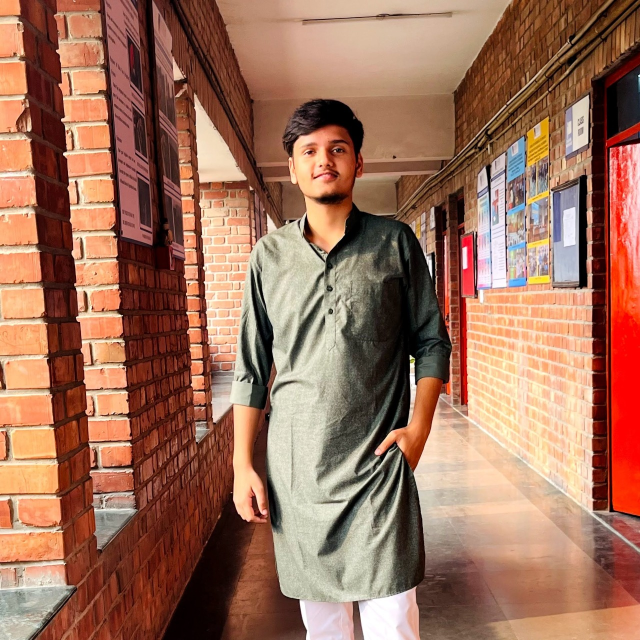
#> input picture person.jpg, 1280 x 1280 px (shown at 1/2 size)
$ python -i utils_mask.py   (imports and definitions only)   (Python 2 division)
#> lines starting #> are read from the running program, lines starting #| are printed output that depends on the picture
# Modified by Tanuj Saxena
import numpy as np
import cv2
import opencv2
from PIL import Image, ImageDraw

label_map = {
    "background": 0,
    "hat": 1,
    "hair": 2,
    "sunglasses": 3,
    "upper_clothes": 4,
    "skirt": 5,
    "pants": 6,
    "dress": 7,
    "belt": 8,
    "left_shoe": 9,
    "right_shoe": 10,
    "head": 11,
    "left_leg": 12,
    "right_leg": 13,
    "left_arm": 14,
    "right_arm": 15,
    "bag": 16,
    "scarf": 17,
}

def extend_arm_mask(wrist, elbow, scale):
  wrist = elbow + scale * (wrist - elbow)
  return wrist

def hole_fill(img):
    img = np.pad(img[1:-1, 1:-1], pad_width = 1, mode = 'constant', constant_values=0)
    img_copy = img.copy()
    mask = np.zeros((img.shape[0] + 2, img.shape[1] + 2), dtype=np.uint8)

    cv2.floodFill(img, mask, (0, 0), 255)
    img_inverse = cv2.bitwise_not(img)
    dst = cv2.bitwise_or(img_copy, img_inverse)
    return dst

# [128 lines left out: functions refine_mask, get_mask_location, not called in this run]

>>> import cv2
>>> picture = cv2.imread('person.jpg', cv2.IMREAD_GRAYSCALE)
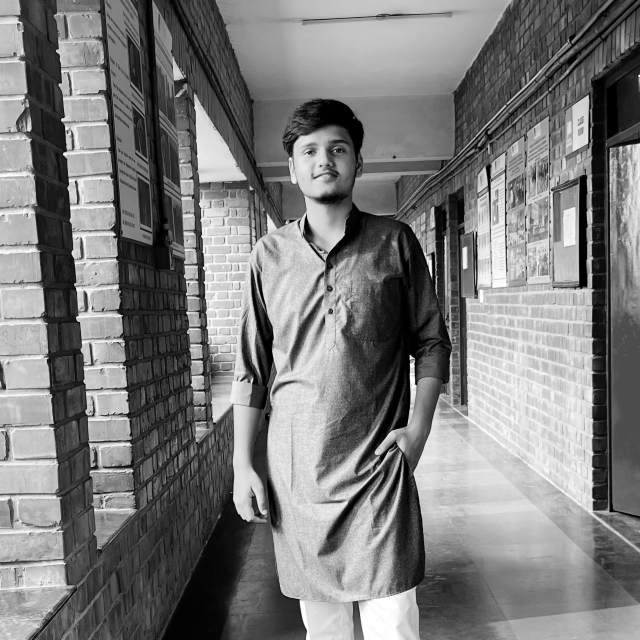
#> picture: shape (1280, 1280) (shown at 1/2 size); min 0, max 255, mean 123.4
>>> result = hole_fill(picture)
#> in hole_fill, `cv2.floodFill(img, mask, (0, 0), 255)`:
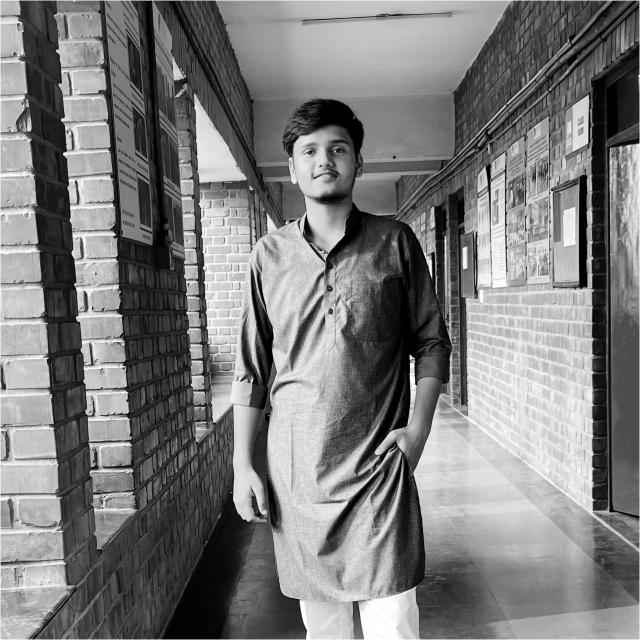
#> img: shape (1280, 1280) (shown at 1/2 size); min 0, max 255, mean 123.7
#> in hole_fill, `img_inverse = cv2.bitwise_not(img)`:
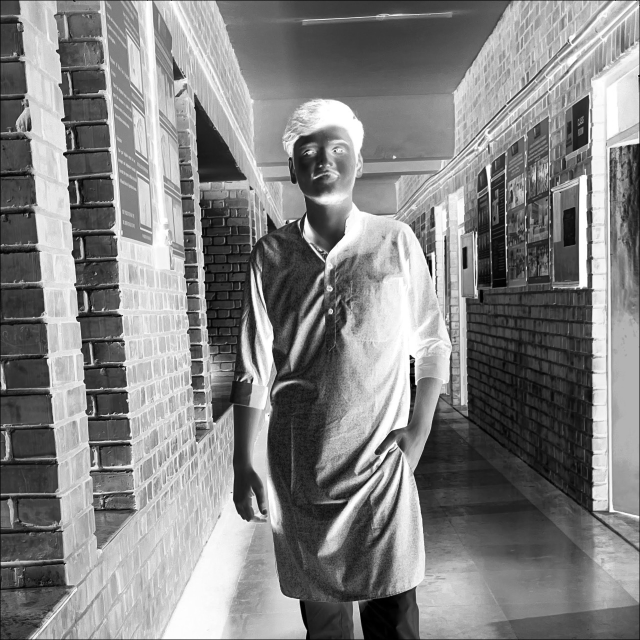
#> img_inverse: shape (1280, 1280) (shown at 1/2 size); min 0, max 255, mean 131.3
#> in hole_fill, `dst = cv2.bitwise_or(img_copy, img_inverse)`:
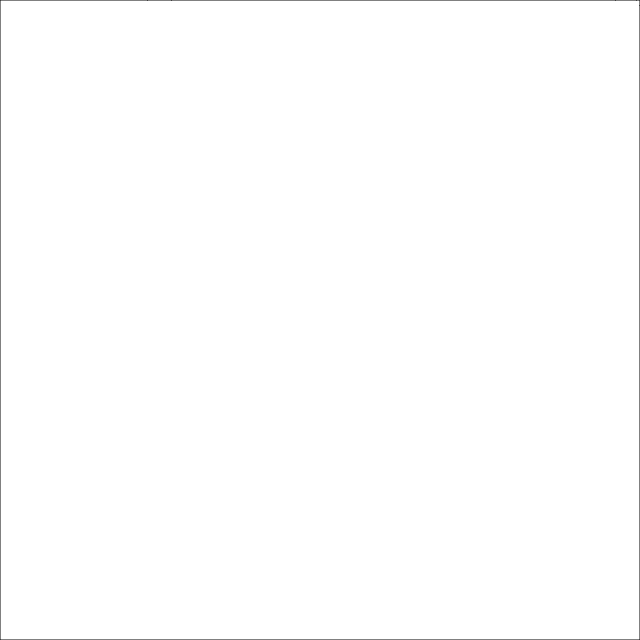
#> dst: shape (1280, 1280) (shown at 1/2 size); 99.7% white; black in thin lines or dots
